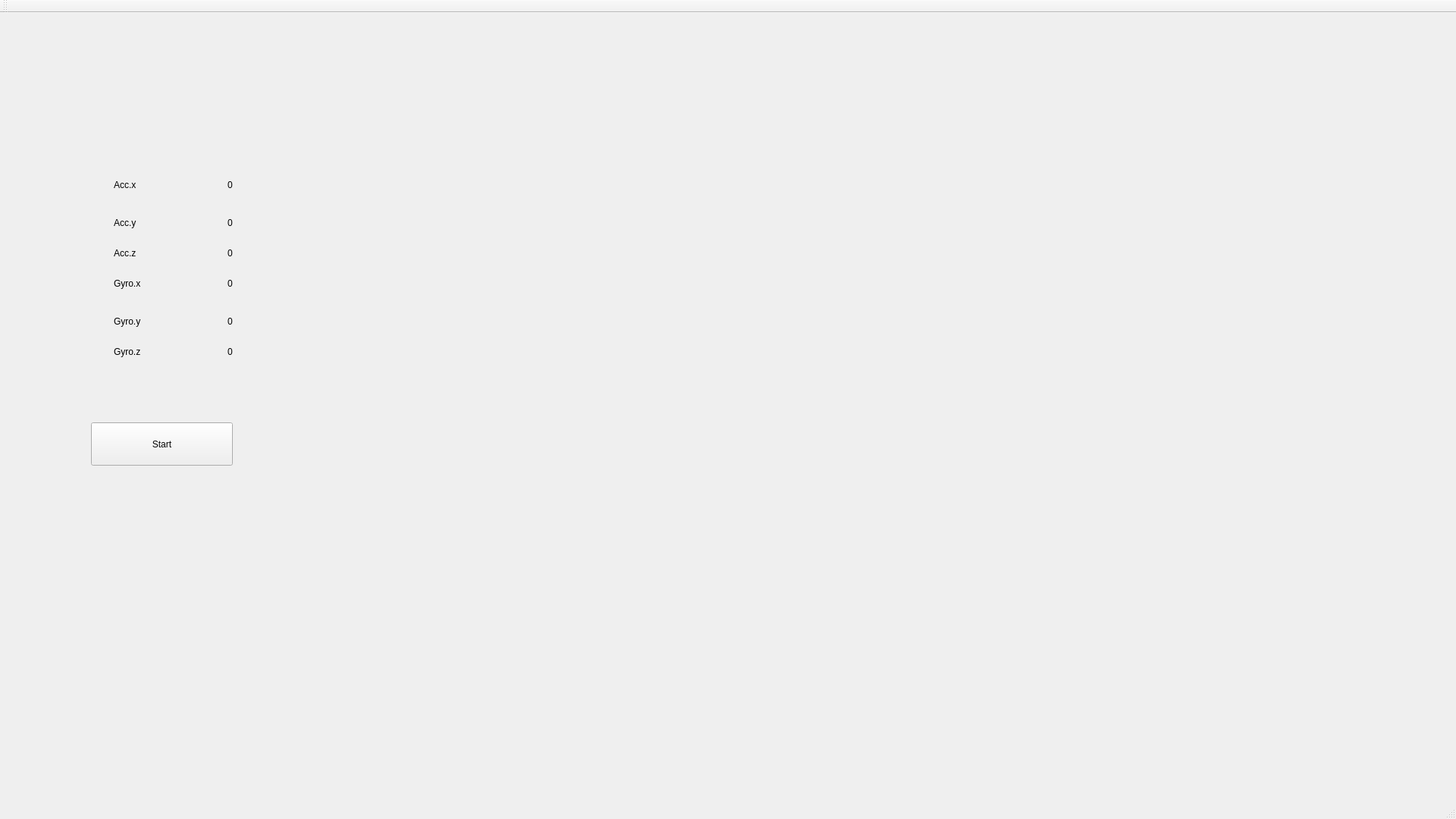
<?xml version="1.0" encoding="UTF-8"?>
<ui version="4.0">
 <class>CriusGUI</class>
 <widget class="QMainWindow" name="CriusGUI">
  <property name="geometry">
   <rect>
    <x>0</x>
    <y>0</y>
    <width>1920</width>
    <height>1080</height>
   </rect>
  </property>
  <property name="windowTitle">
   <string>Crius All-in-One Pro v2.0 Configuration GUI</string>
  </property>
  <widget class="QWidget" name="centralWidget">
   <widget class="QPushButton" name="pushButton">
    <property name="geometry">
     <rect>
      <x>120</x>
      <y>540</y>
      <width>187</width>
      <height>57</height>
     </rect>
    </property>
    <property name="text">
     <string>Start</string>
    </property>
   </widget>
   <widget class="QLabel" name="label">
    <property name="geometry">
     <rect>
      <x>150</x>
      <y>210</y>
      <width>114</width>
      <height>33</height>
     </rect>
    </property>
    <property name="text">
     <string>Acc.x</string>
    </property>
   </widget>
   <widget class="QLabel" name="label_2">
    <property name="geometry">
     <rect>
      <x>150</x>
      <y>260</y>
      <width>114</width>
      <height>33</height>
     </rect>
    </property>
    <property name="text">
     <string>Acc.y</string>
    </property>
   </widget>
   <widget class="QLabel" name="label_3">
    <property name="geometry">
     <rect>
      <x>150</x>
      <y>300</y>
      <width>114</width>
      <height>33</height>
     </rect>
    </property>
    <property name="text">
     <string>Acc.z</string>
    </property>
   </widget>
   <widget class="QLabel" name="label_4">
    <property name="geometry">
     <rect>
      <x>150</x>
      <y>390</y>
      <width>114</width>
      <height>33</height>
     </rect>
    </property>
    <property name="text">
     <string>Gyro.y</string>
    </property>
   </widget>
   <widget class="QLabel" name="label_5">
    <property name="geometry">
     <rect>
      <x>150</x>
      <y>430</y>
      <width>114</width>
      <height>33</height>
     </rect>
    </property>
    <property name="text">
     <string>Gyro.z</string>
    </property>
   </widget>
   <widget class="QLabel" name="label_6">
    <property name="geometry">
     <rect>
      <x>150</x>
      <y>340</y>
      <width>114</width>
      <height>33</height>
     </rect>
    </property>
    <property name="text">
     <string>Gyro.x</string>
    </property>
   </widget>
   <widget class="QLabel" name="data_in_acc_y">
    <property name="geometry">
     <rect>
      <x>300</x>
      <y>260</y>
      <width>114</width>
      <height>33</height>
     </rect>
    </property>
    <property name="text">
     <string>0</string>
    </property>
   </widget>
   <widget class="QLabel" name="data_in_gyro_z">
    <property name="geometry">
     <rect>
      <x>300</x>
      <y>430</y>
      <width>114</width>
      <height>33</height>
     </rect>
    </property>
    <property name="text">
     <string>0</string>
    </property>
   </widget>
   <widget class="QLabel" name="data_in_gyro_y">
    <property name="geometry">
     <rect>
      <x>300</x>
      <y>390</y>
      <width>114</width>
      <height>33</height>
     </rect>
    </property>
    <property name="text">
     <string>0</string>
    </property>
   </widget>
   <widget class="QLabel" name="data_in_gyro_x">
    <property name="geometry">
     <rect>
      <x>300</x>
      <y>340</y>
      <width>114</width>
      <height>33</height>
     </rect>
    </property>
    <property name="text">
     <string>0</string>
    </property>
   </widget>
   <widget class="QLabel" name="data_in_acc_z">
    <property name="geometry">
     <rect>
      <x>300</x>
      <y>300</y>
      <width>114</width>
      <height>33</height>
     </rect>
    </property>
    <property name="text">
     <string>0</string>
    </property>
   </widget>
   <widget class="QLabel" name="data_in_acc_x">
    <property name="geometry">
     <rect>
      <x>300</x>
      <y>210</y>
      <width>114</width>
      <height>33</height>
     </rect>
    </property>
    <property name="text">
     <string>0</string>
    </property>
   </widget>
   <widget class="QCustomPlot" name="acc_plot" native="true">
    <property name="geometry">
     <rect>
      <x>480</x>
      <y>210</y>
      <width>741</width>
      <height>181</height>
     </rect>
    </property>
   </widget>
   <widget class="QCustomPlot" name="gyro_plot" native="true">
    <property name="geometry">
     <rect>
      <x>480</x>
      <y>420</y>
      <width>741</width>
      <height>181</height>
     </rect>
    </property>
   </widget>
   <widget class="QCustomPlot" name="mag_plot" native="true">
    <property name="geometry">
     <rect>
      <x>480</x>
      <y>630</y>
      <width>741</width>
      <height>181</height>
     </rect>
    </property>
   </widget>
  </widget>
  <widget class="QToolBar" name="mainToolBar">
   <attribute name="toolBarArea">
    <enum>TopToolBarArea</enum>
   </attribute>
   <attribute name="toolBarBreak">
    <bool>false</bool>
   </attribute>
  </widget>
  <widget class="QStatusBar" name="statusBar"/>
 </widget>
 <layoutdefault spacing="6" margin="11"/>
 <customwidgets>
  <customwidget>
   <class>QCustomPlot</class>
   <extends>QWidget</extends>
   <header>qcustomplot.h</header>
   <container>1</container>
  </customwidget>
 </customwidgets>
 <resources/>
 <connections/>
</ui>
